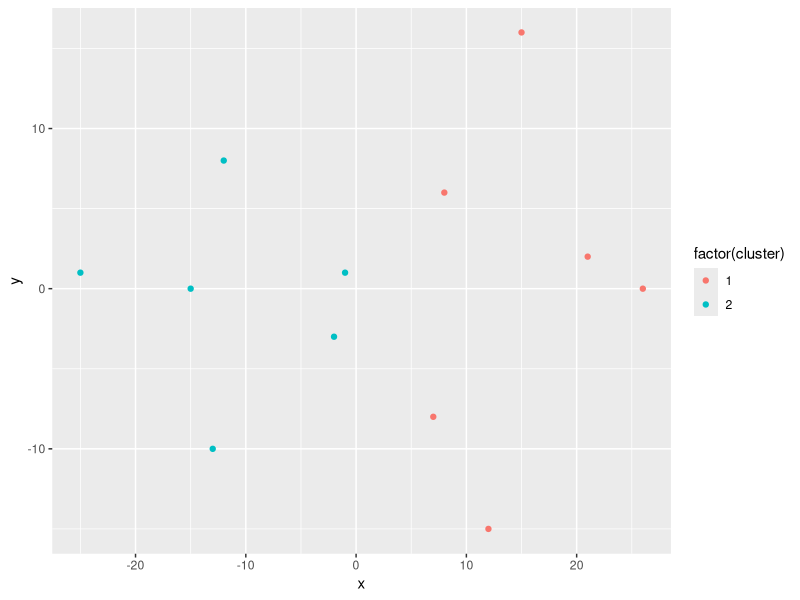
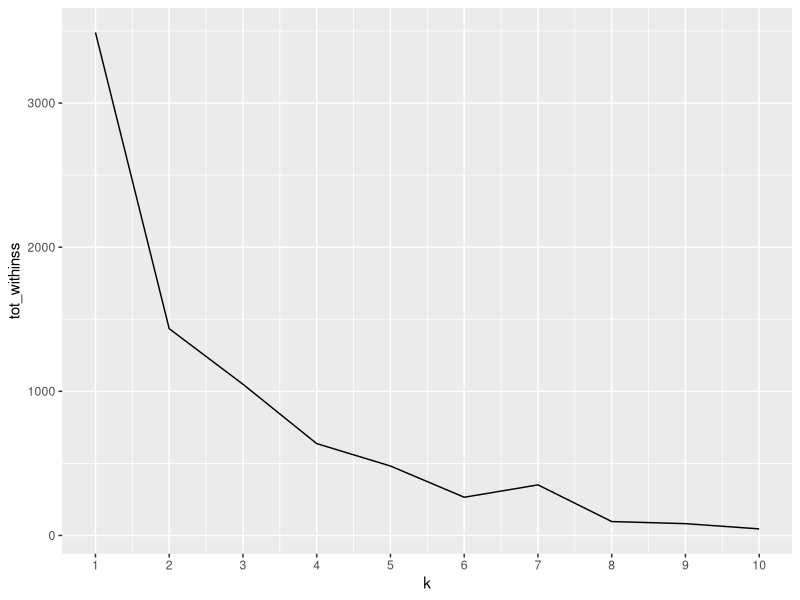
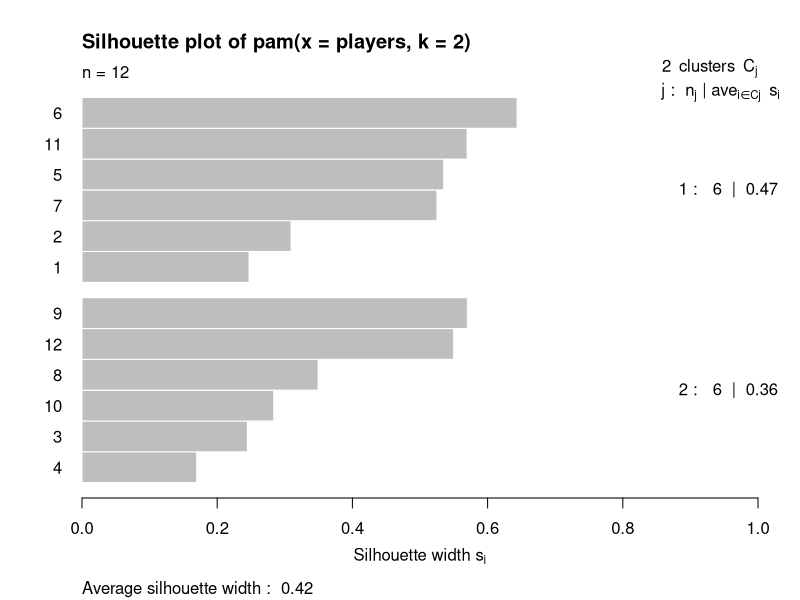
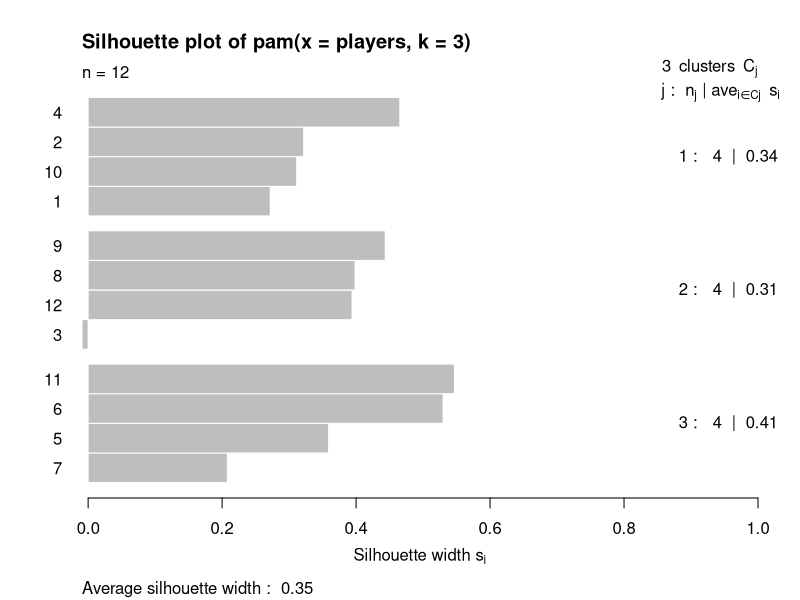

Here is the R script that generated these plots, in order:
## ---- chunk 1
# Load packages
library(tidyverse)
library(cluster)
## ---- chunk 2
# Data frame with player positions
players <- data.frame(
  x = c(-1, -2, 8, 7, -12, -15, -13, 15, 21, 12, -25, 26),
  y = c(1, -3, 6, -8, 8, 0, -10, 16, 2, -15, 1, 0)
)
## ---- chunk 3
# Build a model
model_km2 <- kmeans(players, centers = 2)
## ---- chunk 4
# Extract cluster assignments
clust_assignments <- model_km2$cluster
## ---- chunk 5
# Add the cluster assignments to the data frame
clustered_players <- players %>%
  dplyr::mutate(cluster = clust_assignments)
## ---- chunk 6
# Visualize the clustered data points
ggplot(clustered_players, aes(x, y, color = factor(cluster))) +
  geom_point()
## ---- chunk 7
# Build different k-means models
tot_withinss <- map_dbl(1:10,  function(k){
  model <- kmeans(x = players, centers = k)
  model$tot.withinss
})

# Generate a data frame
elbow_df <- data.frame(
  k = 1:10 ,
  tot_withinss = tot_withinss
)
## ---- chunk 8
# Visualize the elbow plot
ggplot(elbow_df, aes(k, tot_withinss)) +
  geom_line() +
  scale_x_continuous(breaks = 1:10)
## ---- chunk 9
# Generate a k-means model with a k = 2
pam_k2 <- pam(players, k = 2)

# Plot the silhouette visual for the model
plot(silhouette(pam_k2))
## ---- chunk 10
# Generate a k-means model with a k = 3
pam_k3 <- pam(players, k = 3)

# Plot the silhouette visual for the model
plot(silhouette(pam_k3))
